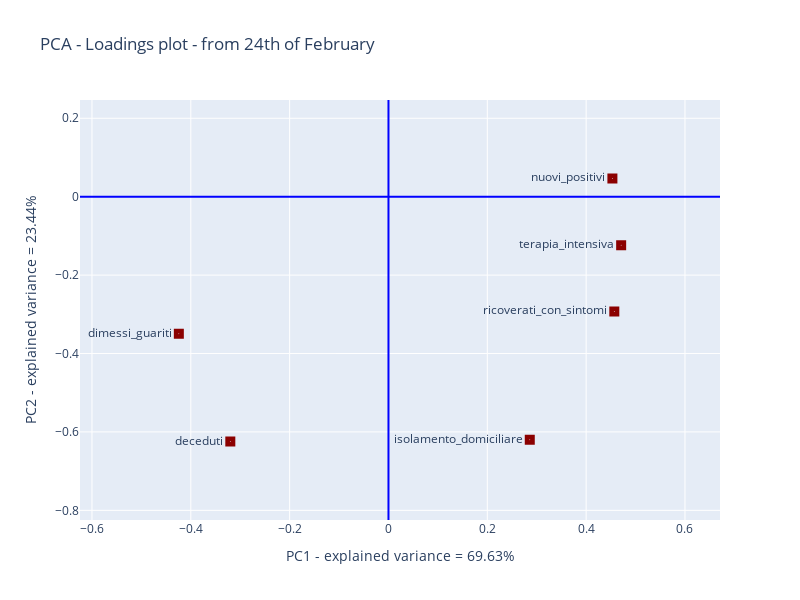

Source (notebook cell):
### Code cell
# Loadings plot
arr = np.array(dfV)
label = np.array(df.columns)
xtit = 'PC1 - explained variance = '+str(np.round(100*pca.explained_variance_ratio_[0],decimals=2))+'%'
ytit = 'PC2 - explained variance = '+str(np.round(100*pca.explained_variance_ratio_[1],decimals=2))+'%'
plot = go.Scatter(x=arr[0,:], y=arr[1,:], mode='markers+text',
                  marker=dict(symbol=[201],color='darkred', size=10), 
              text = label, textposition='middle left')
fig=go.Figure()
fig.add_trace(plot)
fig.update_layout(height=600, width=800, title='PCA - Loadings plot - from 24th of February',
                  xaxis_title=xtit,yaxis_title=ytit, 
                  xaxis_zeroline=True, yaxis_zeroline=True,
                  xaxis_zerolinecolor='blue', yaxis_zerolinecolor='blue')
fig.update_xaxes(range=[min(arr[0,:])-0.2, max(arr[0,:])+0.2])
fig.update_yaxes(range=[min(arr[1,:])-0.2, max(arr[1,:])+0.2])

### Figure 1 — Plotly figure (JSON) as saved in the notebook; plotly's stock layout.template omitted (floating-point values rounded to 4 significant figures)
{"data": [{"marker": {"color": "darkred", "size": 10, "symbol": [201]}, "mode": "markers+text", "text": ["ricoverati_con_sintomi", "terapia_intensiva", "isolamento_domiciliare", "nuovi_positivi", "dimessi_guariti", "deceduti"], "textposition": "middle left", "type": "scatter", "x": [0.457, 0.4709, 0.2859, 0.4531, -0.4242, -0.32], "y": [-0.2928, -0.1239, -0.6199, 0.04662, -0.3497, -0.6246]}], "layout": {"height": 600, "title": {"text": "PCA - Loadings plot - from 24th of February"}, "width": 800, "xaxis": {"range": [-0.6242, 0.6709], "title": {"text": "PC1 - explained variance = 69.63%"}, "zeroline": true, "zerolinecolor": "blue"}, "yaxis": {"range": [-0.8246, 0.2466], "title": {"text": "PC2 - explained variance = 23.44%"}, "zeroline": true, "zerolinecolor": "blue"}}}
